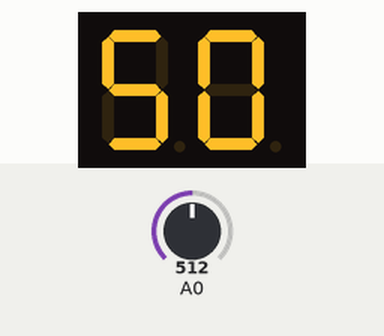
The sketch below on a simulated Arduino Uno, built with avr-gcc and run on an emulated ATmega328P. On the bench: 2-digit seven-segment display. Wiring (inferred from the names in the program): 2-digit 7-segment display, segments lit when HIGH: segments pin 0, pin 1, pin 2, pin 3, pin 4, pin 5, pin 6, pin 7, pin 8, pin 9, pin 10, pin 11, pin 12, pin 13. Inputs (shaded band) come from the test bench; at power-on: A0 = 512. The segment pins are drawn as the display they are named for.

Above: at 1.2 s.
1.3 s: A0 set to 403
At 2.5 s:
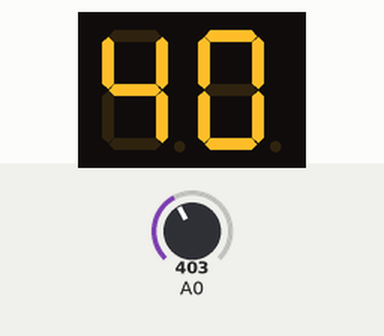
2.8 s: A0 set to 306
At 3.9 s:
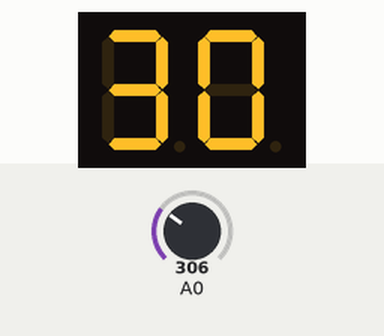
4.3 s: A0 set to 196
At 5.1 s:
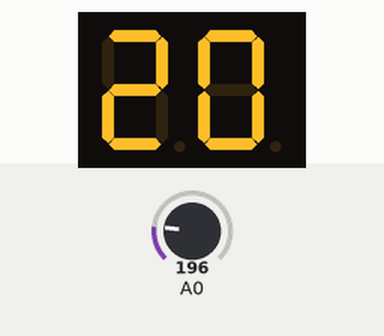
Timing chart, 0 to 7.3 s (numbered marks = the images above; inputs shaded):
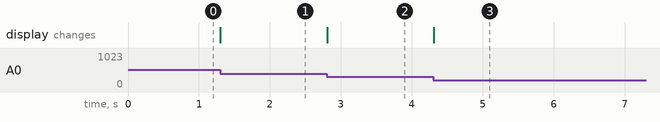

The sketch:

display_potenciometro.ino
```cpp
int valor = 0;
int sensor;


// Definir los pines para cada segmento de los dos displays
int display1[7] = {7, 8, 9, 10, 11, 12, 13};
int display2[7] = {0, 1, 2, 3, 4, 5, 6};

// Definir un arreglo de dos dimensiones que mapee los números a los segmentos necesarios para mostrarlos en los displays
int numeros[10][7] = {
  {1, 1, 1, 1, 1, 1, 0}, // 0
  {0, 1, 1, 0, 0, 0, 0}, // 1
  {1, 1, 0, 1, 1, 0, 1}, // 2
  {1, 1, 1, 1, 0, 0, 1}, // 3
  {0, 1, 1, 0, 0, 1, 1}, // 4
  {1, 0, 1, 1, 0, 1, 1}, // 5
  {1, 0, 1, 1, 1, 1, 1}, // 6
  {1, 1, 1, 0, 0, 0, 0}, // 7
  {1, 1, 1, 1, 1, 1, 1}, // 8
  {1, 1, 1, 1, 0, 1, 1}  // 9
};
void setup() {
  // Configurar los pines como salidas
  pinMode(0, OUTPUT);
  pinMode(1, OUTPUT);
  pinMode(2, OUTPUT);
  pinMode(3, OUTPUT);
  pinMode(4, OUTPUT);
  pinMode(5, OUTPUT);
  pinMode(6, OUTPUT);
  pinMode(7, OUTPUT);
  pinMode(8, OUTPUT);
  pinMode(9, OUTPUT);
  pinMode(10, OUTPUT);
  pinMode(11, OUTPUT);
  pinMode(12, OUTPUT);
  pinMode(13, OUTPUT);

}

void loop() {
  // put your main code here, to run repeatedly:
  sensor = analogRead(A0);
  //sensor = (valor * 99)/1023;
  //sensor = map(valor, 0, 1023, 0, 99);
  //Serial.print("Sensor = ");
  //Serial.println(nuevoValor);

  if(sensor == 0){
    printNumero(0,0);


  }
  else if(sensor>1 && sensor<103){
    apagar();
    printNumero(0,1);
    delay(100);
  }
  else if(sensor>103 && sensor<206){
    apagar();
    printNumero(0,2);
    delay(100);
  }
  else if(sensor>206 && sensor<310){
    printNumero(0,3);
    delay(100);
  }
  else if(sensor>310 && sensor<413){
    apagar();
    for(int i = 0; i<7; i++){
      digitalWrite(display1[i],numeros[0][i]);
      digitalWrite(display2[i],numeros[4][i]);
    }
    delay(100);
  }
  else if(sensor>413 && sensor<516){
    for(int i = 0; i<7; i++){
      digitalWrite(display1[i],numeros[0][i]);
      digitalWrite(display2[i],numeros[5][i]);
    }
    delay(100);
  }
  else if(sensor>516 && sensor<620){
    for(int i = 0; i<7; i++){
      digitalWrite(display1[i],numeros[0][i]);
      digitalWrite(display2[i],numeros[6][i]);
    }
    delay(100);
  }
  else if(sensor>620 && sensor<723){
    printNumero(0,7);
    delay(100);
  }
  else if(sensor>723 && sensor<826){
    printNumero(0,8);
    delay(100);
  }
  else if(sensor>826 && sensor<930){
    printNumero(0,9);
    delay(100);
  }
  else if(sensor>930 && sensor<1024){
    printNumero(1,0);
    delay(100);
  }

  //delay(300);


}

void apagar(){
  for(int i = 0; i<7; i++){
      digitalWrite(display1[i],LOW);
      digitalWrite(display2[i],LOW);
    }

}

void printNumero(int numero1, int numero2){

    for(int i = 0; i<7; i++){
      digitalWrite(display1[i],numeros[numero1][i]);
      digitalWrite(display2[i],numeros[numero2][i]);
    }
}
/*
void ceroToCien(){
  int incrementoDecena = 0;
  while(incrementoDecena < 10){

    //Controla el display ixquierdo (display1). El de las decenas
    for(int i = 0; i<7; i++){
      digitalWrite(display2[i],numeros[0][i]);//Iniciamos el display derecho (display2) en '0'
      digitalWrite(display1[i],numeros[incrementoDecena][i]);//incrementoDecena va de 0 a 9 para que el display de las decenas incremente de 0 a 9.
    }

    //Controla el display derecho (display2). El de las unidades
    for(int digito = 0; digito<10; digito++){
      for(int i = 0; i<7; i++){
        digitalWrite(display2[i],numeros[digito][i]);
      }
      delay(t);
    }
    incrementoDecena++;
  }
}

void cienToCero(){
  int decenas = 9;
  while(decenas >= 0){
    //Controla el display ixquierdo (display1). El de las decenas
    for(int i = 0; i<7; i++){
      digitalWrite(display2[i],numeros[9][i]);//Iniciamos el display derecho (display2) en '9'
      digitalWrite(display1[i],numeros[decenas][i]);//incrementoDecena va de 9 a 0 para que el display de las decenas decremente de 9 a 0.
    }

    //Controla el display derecho (display2). El de las unidades
    for(int digito = 9; digito >= 0; digito--){
      for(int i = 0; i<7; i++){
        digitalWrite(display2[i],numeros[digito][i]);
      }
      delay(t);
    }
    decenas--;
  }

}
*/
```

Measured:
- after the input at 1.3 s, the display: changes at once (image 1)
- after the input at 2.8 s, the display: changes at once (image 2)
- after the input at 4.3 s, the display: changes at once (image 3)
